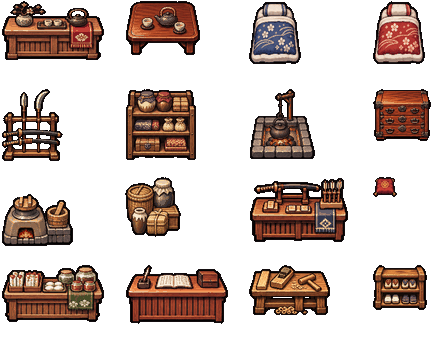
#> input picture source-assets/village/interiors/furniture-master.png, 448 x 352 px
$ python build-interior-furniture.py
#> lines starting #> are read from the running program, lines starting #| are printed output that depends on the picture
#!/usr/bin/env python3
"""Rebuild the village furniture atlas from the approved logical-pixel master.

Usage: python tools/build-interior-furniture.py [--check]

The 448x352 source is hand-reviewable at one *logical* pixel per 2 world
pixels; a 2x nearest-neighbour expansion exports the runtime 896x704 atlas.
There is no per-sprite stretch, canvas-time scaling, or palette reduction.
All 16 sprite rectangles are defined in src/game/interiors/rooms.mjs.
"""
from argparse import ArgumentParser
from pathlib import Path
from PIL import Image

ROOT = Path(__file__).resolve().parents[1]
SOURCE = ROOT/'source-assets/village/interiors/furniture-master.png'
OUTPUT = ROOT/'assets/village/interiors/furniture.png'


def build():
    with Image.open(SOURCE) as original:
#> original is the input picture: PIL image 448x352 RGBA; mean R, G, B, A 36.6, 22.9, 17.4, 83.6
        master = original.convert('RGBA')
    if master.size != (448,352):
        raise ValueError(f'Unexpected master size {master.size}; expected 448x352')
    return master.resize((896,704), Image.Resampling.NEAREST)
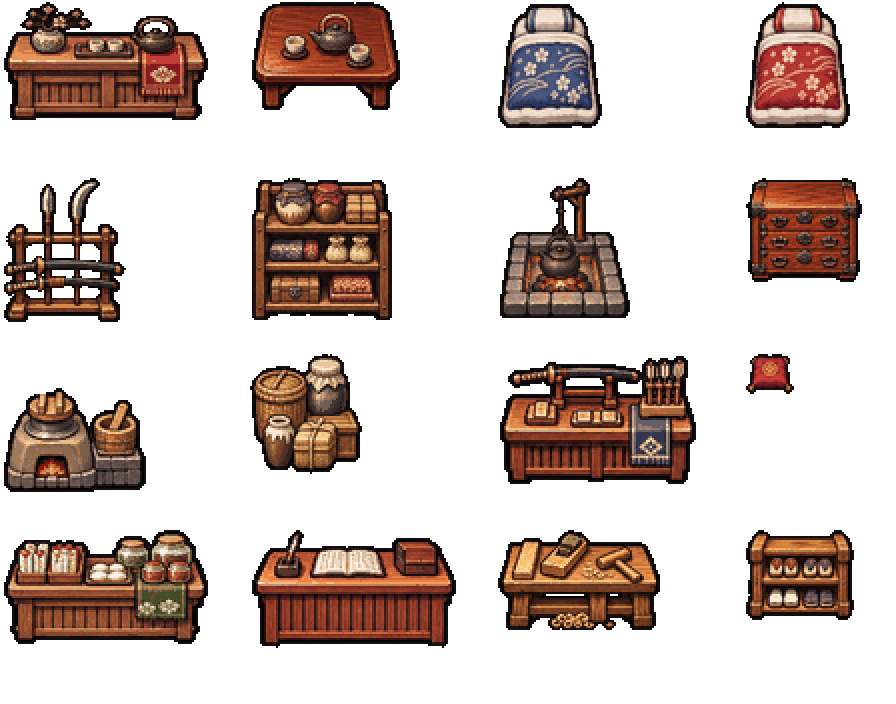
#> returned value: PIL image 896x704 RGBA; mean R, G, B, A 36.6, 22.9, 17.4, 83.6; transparent parts drawn white


def main():
    parser = ArgumentParser(description=__doc__)
    parser.add_argument('--check', action='store_true', help='compare the committed atlas to the master')
    args = parser.parse_args()
    output = build()
    if args.check:
        with Image.open(OUTPUT) as source:
            actual = source.convert('RGBA')
        if actual.size != output.size or actual.tobytes() != output.tobytes():
            raise SystemExit('Furniture atlas differs from 2x nearest-neighbour master')
        print('PASS: 16 furniture sprites match 2x pixel master')
    else:
        OUTPUT.parent.mkdir(parents=True, exist_ok=True)
        output.save(OUTPUT,optimize=True)
        print(f'Wrote {OUTPUT} {output.size}')
#| Wrote assets/village/interiors/furniture.png (896, 704)


if __name__ == '__main__':
    main()
